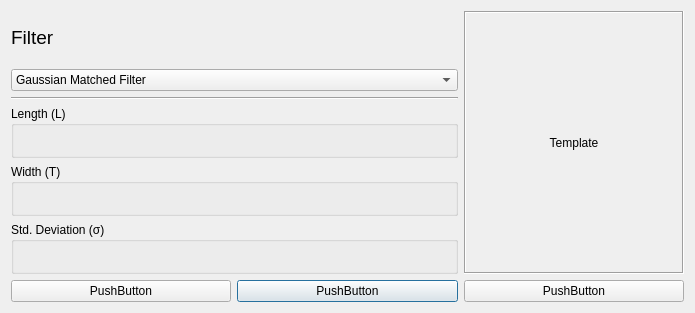
<?xml version="1.0" encoding="UTF-8"?>
<ui version="4.0">
 <class>filterpars</class>
 <widget class="QDialog" name="filterpars">
  <property name="geometry">
   <rect>
    <x>0</x>
    <y>0</y>
    <width>695</width>
    <height>313</height>
   </rect>
  </property>
  <property name="windowTitle">
   <string>Dialog</string>
  </property>
  <layout class="QGridLayout" name="gridLayout">
   <item row="6" column="1">
    <widget class="QPushButton" name="pushButton_3">
     <property name="text">
      <string>PushButton</string>
     </property>
    </widget>
   </item>
   <item row="1" column="0" colspan="2">
    <widget class="QComboBox" name="cmbFilter">
     <item>
      <property name="text">
       <string>Gaussian Matched Filter</string>
      </property>
     </item>
     <item>
      <property name="text">
       <string>Gabor Filter</string>
      </property>
     </item>
    </widget>
   </item>
   <item row="5" column="0" colspan="2">
    <widget class="QGroupBox" name="groupBox">
     <property name="title">
      <string>Std. Deviation (σ)</string>
     </property>
    </widget>
   </item>
   <item row="2" column="0" colspan="2">
    <widget class="Line" name="line">
     <property name="orientation">
      <enum>Qt::Horizontal</enum>
     </property>
    </widget>
   </item>
   <item row="6" column="2">
    <widget class="QPushButton" name="pushButton">
     <property name="text">
      <string>PushButton</string>
     </property>
    </widget>
   </item>
   <item row="4" column="0" colspan="2">
    <widget class="QGroupBox" name="grpWidth">
     <property name="title">
      <string>Width (T)</string>
     </property>
    </widget>
   </item>
   <item row="3" column="0" colspan="2">
    <widget class="QGroupBox" name="grpLength">
     <property name="title">
      <string>Length (L)</string>
     </property>
    </widget>
   </item>
   <item row="0" column="0" colspan="2">
    <widget class="QLabel" name="label">
     <property name="font">
      <font>
       <pointsize>14</pointsize>
      </font>
     </property>
     <property name="text">
      <string>Filter</string>
     </property>
    </widget>
   </item>
   <item row="0" column="2" rowspan="6">
    <layout class="QGridLayout" name="gridLayout_2">
     <item row="0" column="0">
      <widget class="QLabel" name="lblTemplate">
       <property name="frameShape">
        <enum>QFrame::Box</enum>
       </property>
       <property name="frameShadow">
        <enum>QFrame::Sunken</enum>
       </property>
       <property name="text">
        <string>Template</string>
       </property>
       <property name="alignment">
        <set>Qt::AlignCenter</set>
       </property>
      </widget>
     </item>
    </layout>
   </item>
   <item row="6" column="0">
    <widget class="QPushButton" name="pushButton_2">
     <property name="text">
      <string>PushButton</string>
     </property>
    </widget>
   </item>
  </layout>
 </widget>
 <resources/>
 <connections/>
</ui>
